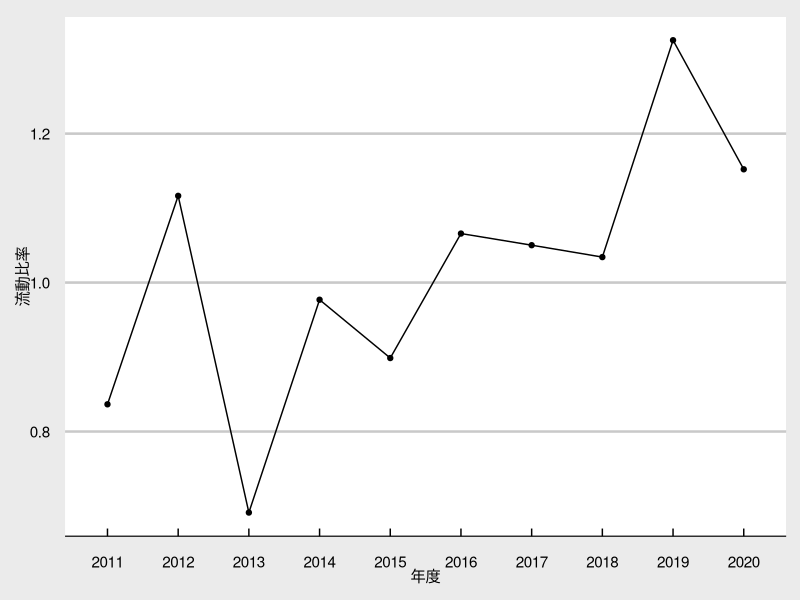
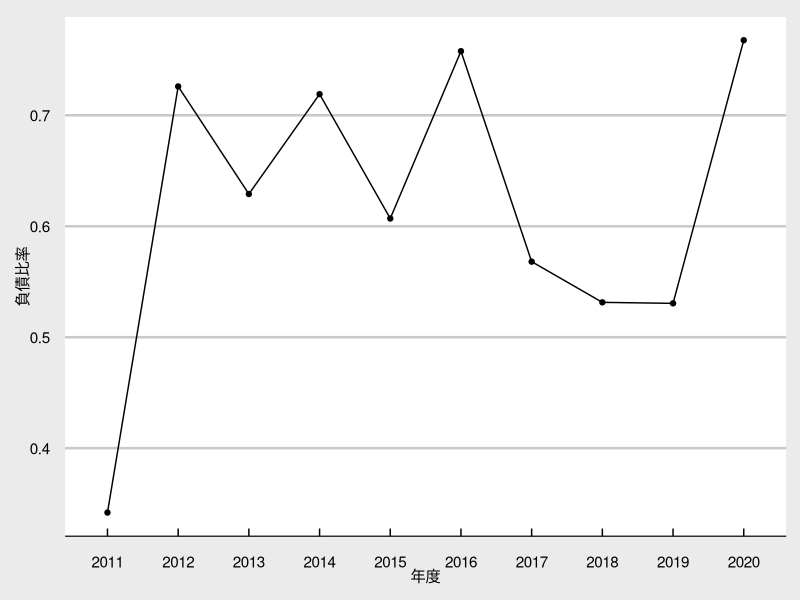
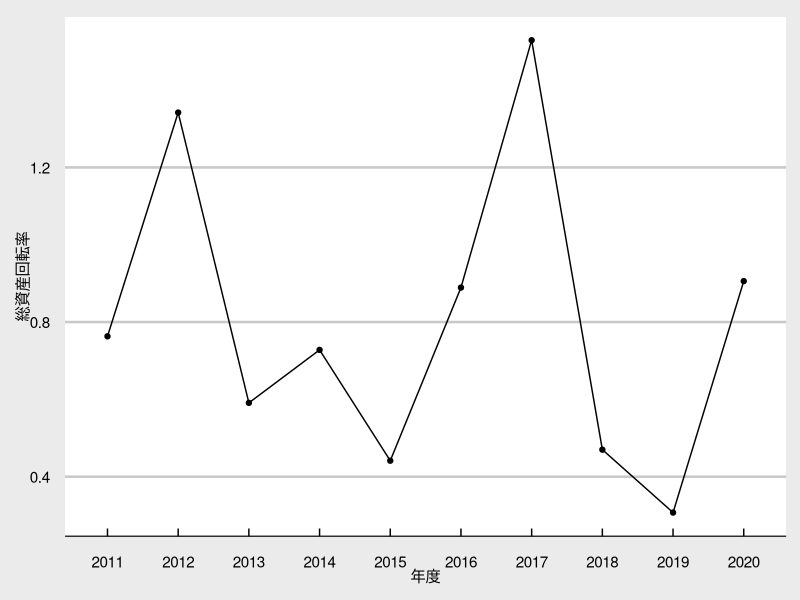
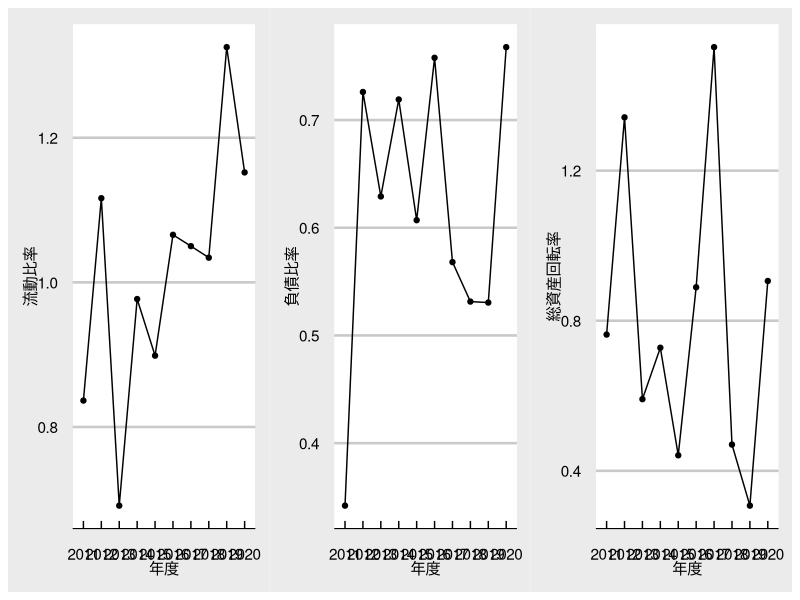
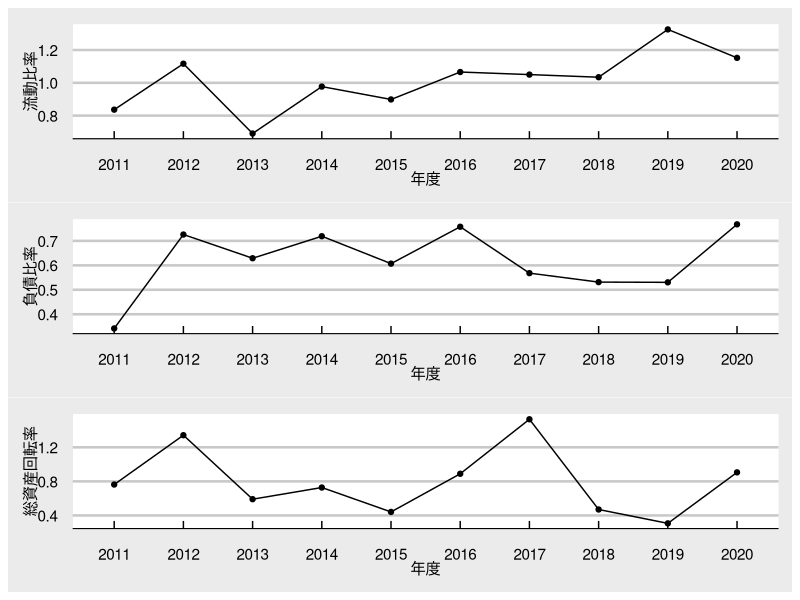
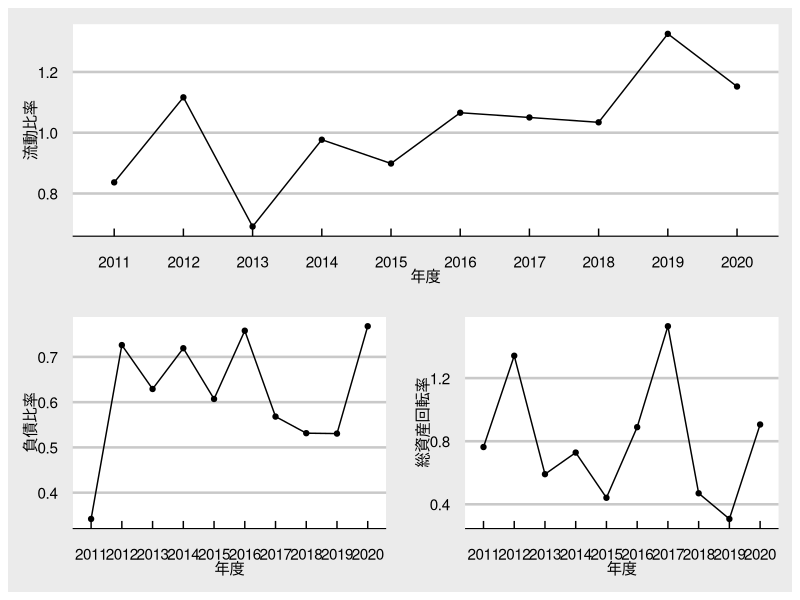

The R source for these figures, in order:
## ---- chunk 1
# パッケージを読み込む
library(tidyverse)
library(ggthemes)
library(ggpubr)
library(patchwork)
library(rlang)
knitr::opts_chunk$set(dev = "ragg_png")
# データ作成
df <- data.frame(
  year = rep(2011:2020),
  current_ratio = seq(1,1.1,0.1) + rnorm(10, 0, .1),
  debt_ratio = seq(0.5,0.6,0.1) + rnorm(10, 0, .1),
  turn_over = rnorm(10, 1, .5)
)
## ---- chunk 2
mygraph <- function(
  # 引数
  df, 
  x, 
  y, 
  xname, 
  yname # y軸の名前
  ) { # 関数
  ggplot(df) + aes(x = factor({{x}}), y = {{y}}, group = 1) +
    geom_line() +
    geom_point() +
    xlab(xname) +
    ylab(yname) +
    theme_economist_white()
}
## ---- chunk 3
g1 <- mygraph(df = df, x = year, 
y = current_ratio,xname = "年度", yname = "流動比率")
print(g1)
## ---- chunk 4
g2 <- mygraph(df = df, x = year, y = debt_ratio,
  xname = "年度", yname = "負債比率")
print(g2)
## ---- chunk 5
g3 <- mygraph(df = df, x = year, y = turn_over,
  xname = "年度", yname = "総資産回転率")
print(g3)
## ---- chunk 6
library(patchwork)
## ---- chunk 7
g1 + g2 + g3
## ---- chunk 8
g1 / g2 / g3
## ---- chunk 9
g1 / (g2 + g3) # g1が上で、g2とg3が横
